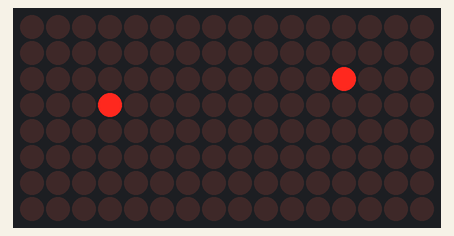
Bench run of a program on a simulated Raspberry Pi (BCM pin numbers). Shown: 16×8 LED matrix. Random numbers come from a fixed seed.

Above: at 0.45 s.
At 2.85 s:
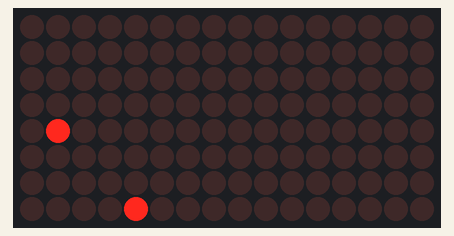
At 5.56 s:
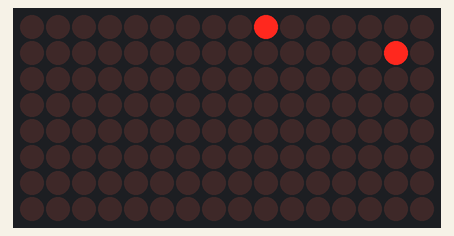
At 10.97 s:
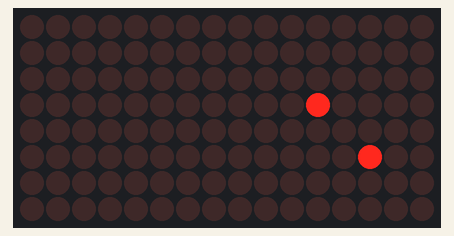
At 16.38 s:
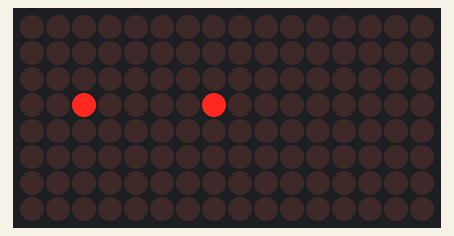
At 21.8 s:
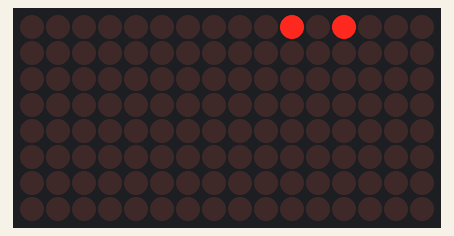

The program:

drawrand.py
```python
#!/usr/bin/env python
# -*- coding: UTF-8 -*-

import datetime
import time
import random

from luma.led_matrix.device import max7219
from luma.core.interface.serial import spi, noop
from luma.core.legacy import text, show_message
from luma.core.legacy.font import proportional, CP437_FONT, TINY_FONT, SINCLAIR_FONT, LCD_FONT
from luma.core.render import canvas

SPEED=0.1

def create_device():
    serial = spi(port=0, device=0, gpio=noop())
    device = max7219(serial,
                     cascaded=2,
                     block_orientation=90,
                     rotate=2)
    return device

def random_points(dev):
    with canvas(dev) as draw:
        draw.point((random.randint(0,15), random.randint(0,7)), fill="white")
        draw.point((random.randint(0,15), random.randint(0,7)), fill="white")

def main_loop(dev):
    try:
        while True:
            random_points(dev)
            #time.sleep(SPEED)
    except KeyboardInterrupt:
        print('Bye')

if __name__ == "__main__":
    dev = create_device()
    main_loop(dev)
    dev.cleanup()
```
